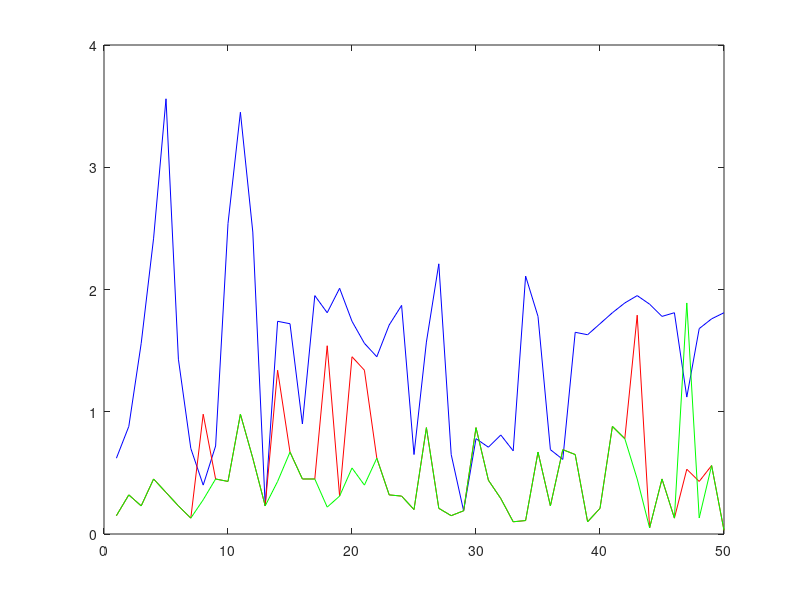

This figure's MATLAB source:
 % The compared results in Hallway (50 minutes) 

 x = [1 2 3 4 5 6 7 8 9 10 11 12 13 14 15 16 17 18 19 20 21 22 23 24 25 26 27 28 29 30 31 32 33 34 35 36 37 38 39 40 41 42 43 44 45 46 47 48 49 50];
 
 % results computed by dead-reckon approach
 
 ZBF =[0.15 0.32 0.23 0.45 0.34 0.23 0.13 0.28 0.45 0.43 0.98 0.62 0.23 0.43 0.67 0.45 0.45 0.22 0.31 0.54 0.40 0.62 0.32 0.31 0.2 0.87 0.21 0.15 0.19 0.87 0.44 0.29 0.1 0.11 0.67 0.23 0.69 0.65 0.1 0.21 0.88 0.78 0.45 0.05 0.45 0.13 1.89 0.131 0.56 0.03];
 
 % results computed by law of cosine and RSSI
 ZB = [0.15 0.32 0.23 0.45 0.34 0.23 0.13 0.98 0.45 0.43 0.98 0.62 0.23  1.34  0.67 0.45 0.45 1.54 0.31 1.45 1.34 0.62 0.32 0.31 0.2 0.87 0.21 0.15 0.19 0.87 0.44 0.29 0.1 0.11 0.67 0.23 0.69 0.65 0.1 0.21 0.88 0.78 1.79 0.05 0.45 0.13 0.53 0.43 0.56 0.03];
 
 % results computed by the event combination 
 B =  [0.62 0.88 1.56 2.42 3.56 1.43 0.70 0.4 0.72 2.54 3.45 2.47 0.23  1.74 1.72  0.9 1.95 1.81 2.01 1.74 1.56 1.45 1.71 1.87 0.65 1.57 2.21 0.65 0.19 0.78 0.71 0.81 0.68 2.11 1.78 0.69 0.61 1.65 1.63 1.72 1.81 1.89 1.95 1.88 1.78 1.81 1.12 1.68 1.76 1.81];

 
plot(x,B,'b'); hold on; plot(x,ZB,'r'); hold on;plot(x,ZBF,'g'); hold on;

